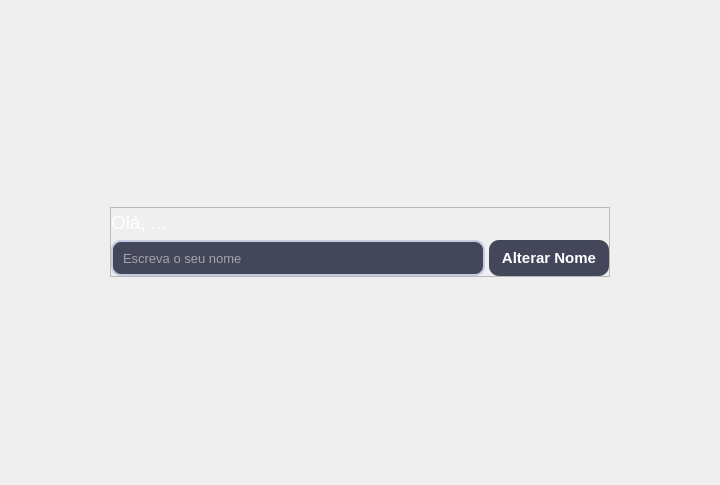
<?xml version="1.0" encoding="UTF-8"?>
<ui version="4.0">
 <class>application_pages</class>
 <widget class="QStackedWidget" name="application_pages">
  <property name="geometry">
   <rect>
    <x>0</x>
    <y>0</y>
    <width>720</width>
    <height>485</height>
   </rect>
  </property>
  <property name="windowTitle">
   <string>StackedWidget</string>
  </property>
  <widget class="QWidget" name="page_1">
   <layout class="QVBoxLayout" name="verticalLayout">
    <item alignment="Qt::AlignHCenter">
     <widget class="QFrame" name="frame">
      <property name="minimumSize">
       <size>
        <width>500</width>
        <height>70</height>
       </size>
      </property>
      <property name="maximumSize">
       <size>
        <width>500</width>
        <height>70</height>
       </size>
      </property>
      <property name="frameShape">
       <enum>QFrame::StyledPanel</enum>
      </property>
      <property name="frameShadow">
       <enum>QFrame::Raised</enum>
      </property>
      <layout class="QVBoxLayout" name="verticalLayout_4">
       <property name="spacing">
        <number>4</number>
       </property>
       <property name="leftMargin">
        <number>0</number>
       </property>
       <property name="topMargin">
        <number>0</number>
       </property>
       <property name="rightMargin">
        <number>0</number>
       </property>
       <property name="bottomMargin">
        <number>0</number>
       </property>
       <item>
        <widget class="QLabel" name="label_3">
         <property name="font">
          <font>
           <family>Segoe UI</family>
           <pointsize>14</pointsize>
           <weight>9</weight>
           <italic>false</italic>
           <bold>false</bold>
          </font>
         </property>
         <property name="styleSheet">
          <string notr="true">font: 75 14pt &quot;Segoe UI&quot;;
color: rgb(255, 255, 255);
</string>
         </property>
         <property name="text">
          <string>Olá, ...</string>
         </property>
        </widget>
       </item>
       <item>
        <layout class="QGridLayout" name="gridLayout">
         <item row="0" column="0">
          <widget class="QLineEdit" name="lineEdit">
           <property name="minimumSize">
            <size>
             <width>0</width>
             <height>36</height>
            </size>
           </property>
           <property name="maximumSize">
            <size>
             <width>16777215</width>
             <height>36</height>
            </size>
           </property>
           <property name="font">
            <font>
             <family>Segoe UI</family>
             <pointsize>10</pointsize>
            </font>
           </property>
           <property name="styleSheet">
            <string notr="true">QLineEdit{
	background-color: rgb(68, 71, 90);
	padding: 8px;
	border: 2px solid #c3ccdf;
	color: rgb(255, 255, 255);
	border-radius: 10px;
}</string>
           </property>
           <property name="placeholderText">
            <string>Escreva o seu nome</string>
           </property>
          </widget>
         </item>
         <item row="0" column="1">
          <widget class="QPushButton" name="pushButton">
           <property name="minimumSize">
            <size>
             <width>120</width>
             <height>36</height>
            </size>
           </property>
           <property name="maximumSize">
            <size>
             <width>16777215</width>
             <height>36</height>
            </size>
           </property>
           <property name="font">
            <font>
             <family>Segoe UI</family>
             <pointsize>11</pointsize>
             <weight>75</weight>
             <bold>true</bold>
            </font>
           </property>
           <property name="styleSheet">
            <string notr="true">QPushButton{
	background-color: #44475a;
	padding: 10px;
	border: none;
	color: rgb(255, 255, 255);
	border-radius: 10px;
}
QPushButton:hover{
	background-color: rgb(74, 204, 218);
}
QPushButton:pressed{
	background-color: rgb(48, 50, 63);
}</string>
           </property>
           <property name="text">
            <string>Alterar Nome</string>
           </property>
          </widget>
         </item>
        </layout>
       </item>
      </layout>
     </widget>
    </item>
   </layout>
  </widget>
  <widget class="QWidget" name="page_2">
   <layout class="QVBoxLayout" name="verticalLayout_2">
    <item>
     <widget class="QLabel" name="label_2">
      <property name="font">
       <font>
        <pointsize>14</pointsize>
        <weight>75</weight>
        <bold>true</bold>
       </font>
      </property>
      <property name="text">
       <string>Página 2</string>
      </property>
      <property name="alignment">
       <set>Qt::AlignCenter</set>
      </property>
     </widget>
    </item>
   </layout>
  </widget>
  <widget class="QWidget" name="page_3">
   <layout class="QVBoxLayout" name="verticalLayout_3">
    <item>
     <widget class="QLabel" name="label">
      <property name="font">
       <font>
        <pointsize>14</pointsize>
        <weight>75</weight>
        <bold>true</bold>
       </font>
      </property>
      <property name="text">
       <string>Página 3</string>
      </property>
      <property name="alignment">
       <set>Qt::AlignCenter</set>
      </property>
     </widget>
    </item>
   </layout>
  </widget>
 </widget>
 <resources/>
 <connections/>
</ui>
